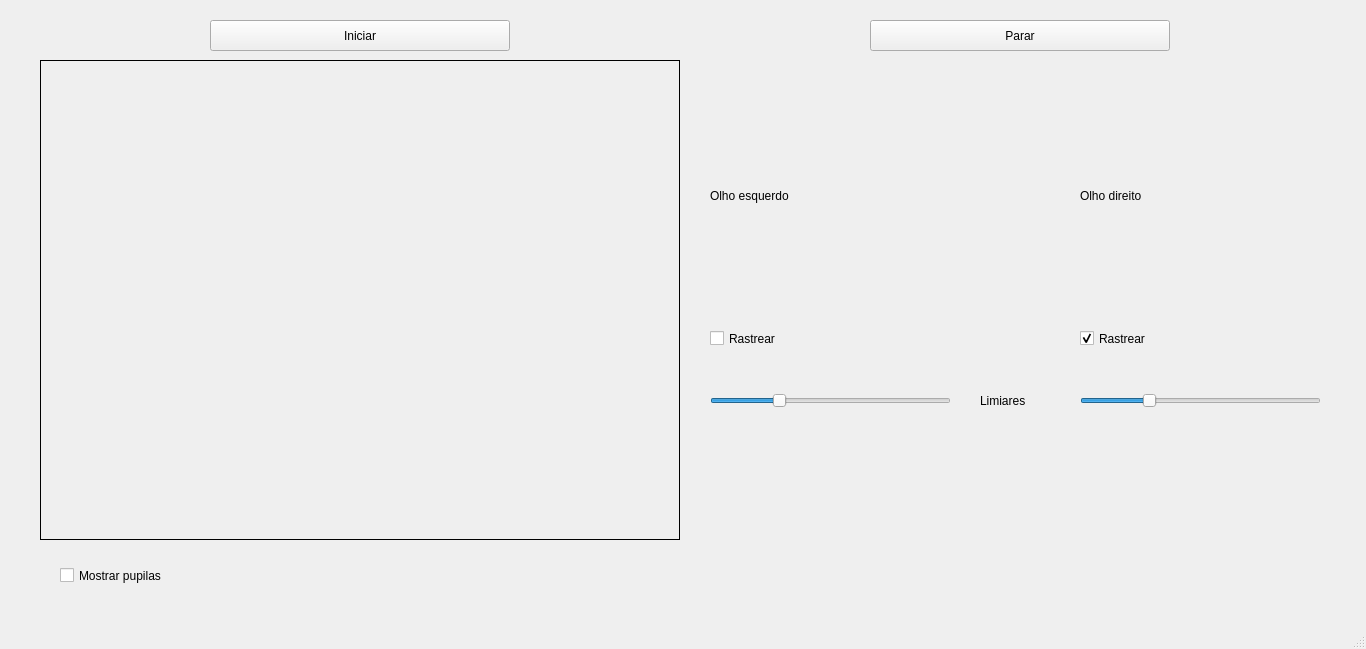
<?xml version="1.0" encoding="UTF-8"?>
<ui version="4.0">
 <class>MainWindow</class>
 <widget class="QMainWindow" name="MainWindow">
  <property name="geometry">
   <rect>
    <x>0</x>
    <y>0</y>
    <width>1366</width>
    <height>649</height>
   </rect>
  </property>
  <property name="windowTitle">
   <string>MainWindow</string>
  </property>
  <property name="styleSheet">
   <string notr="true"/>
  </property>
  <widget class="QWidget" name="centralwidget">
   <widget class="QCheckBox" name="pupilsCheckbox">
    <property name="geometry">
     <rect>
      <x>60</x>
      <y>550</y>
      <width>121</width>
      <height>51</height>
     </rect>
    </property>
    <property name="text">
     <string>Mostrar pupilas</string>
    </property>
   </widget>
   <widget class="QLabel" name="rightEyeBox">
    <property name="enabled">
     <bool>true</bool>
    </property>
    <property name="geometry">
     <rect>
      <x>1080</x>
      <y>70</y>
      <width>241</width>
      <height>251</height>
     </rect>
    </property>
    <property name="text">
     <string>Olho direito</string>
    </property>
    <property name="textFormat">
     <enum>Qt::AutoText</enum>
    </property>
    <property name="scaledContents">
     <bool>false</bool>
    </property>
   </widget>
   <widget class="QLabel" name="baseImage">
    <property name="geometry">
     <rect>
      <x>40</x>
      <y>60</y>
      <width>640</width>
      <height>480</height>
     </rect>
    </property>
    <property name="frameShape">
     <enum>QFrame::Box</enum>
    </property>
    <property name="text">
     <string/>
    </property>
   </widget>
   <widget class="QLabel" name="leftEyeBox">
    <property name="enabled">
     <bool>true</bool>
    </property>
    <property name="geometry">
     <rect>
      <x>710</x>
      <y>70</y>
      <width>241</width>
      <height>251</height>
     </rect>
    </property>
    <property name="text">
     <string>Olho esquerdo</string>
    </property>
   </widget>
   <widget class="QPushButton" name="stopButton">
    <property name="geometry">
     <rect>
      <x>870</x>
      <y>20</y>
      <width>300</width>
      <height>31</height>
     </rect>
    </property>
    <property name="text">
     <string>Parar</string>
    </property>
   </widget>
   <widget class="QPushButton" name="startButton">
    <property name="geometry">
     <rect>
      <x>210</x>
      <y>20</y>
      <width>300</width>
      <height>31</height>
     </rect>
    </property>
    <property name="text">
     <string>Iniciar</string>
    </property>
   </widget>
   <widget class="QCheckBox" name="leftEyeCheckbox">
    <property name="geometry">
     <rect>
      <x>710</x>
      <y>330</y>
      <width>70</width>
      <height>17</height>
     </rect>
    </property>
    <property name="text">
<string>Rastrear</string>
</property>
   </widget>
   <widget class="QCheckBox" name="rightEyeCheckbox">
    <property name="geometry">
     <rect>
      <x>1080</x>
      <y>330</y>
      <width>70</width>
      <height>17</height>
     </rect>
    </property>
    <property name="text">
     <string>Rastrear</string>
    </property>
    <property name="checked">
     <bool>true</bool>
    </property>
   </widget>
   <widget class="QSlider" name="leftEyeThreshold">
    <property name="geometry">
     <rect>
      <x>710</x>
      <y>390</y>
      <width>241</width>
      <height>22</height>
     </rect>
    </property>
    <property name="maximum">
     <number>255</number>
    </property>
    <property name="value">
     <number>70</number>
    </property>
    <property name="orientation">
     <enum>Qt::Horizontal</enum>
    </property>
   </widget>
   <widget class="QLabel" name="thresholdsLabel">
    <property name="geometry">
     <rect>
      <x>980</x>
      <y>390</y>
      <width>61</width>
      <height>21</height>
     </rect>
    </property>
    <property name="text">
     <string>Limiares</string>
    </property>
   </widget>
   <widget class="QSlider" name="rightEyeThreshold">
    <property name="geometry">
     <rect>
      <x>1080</x>
      <y>390</y>
      <width>241</width>
      <height>22</height>
     </rect>
    </property>
    <property name="maximum">
     <number>255</number>
    </property>
    <property name="value">
     <number>70</number>
    </property>
    <property name="orientation">
     <enum>Qt::Horizontal</enum>
    </property>
   </widget>
  </widget>
  <widget class="QMenuBar" name="menubar">
   <property name="geometry">
    <rect>
     <x>0</x>
     <y>0</y>
     <width>1366</width>
     <height>21</height>
    </rect>
   </property>
  </widget>
  <widget class="QStatusBar" name="statusbar"/>
 </widget>
 <resources/>
 <connections/>
</ui>
